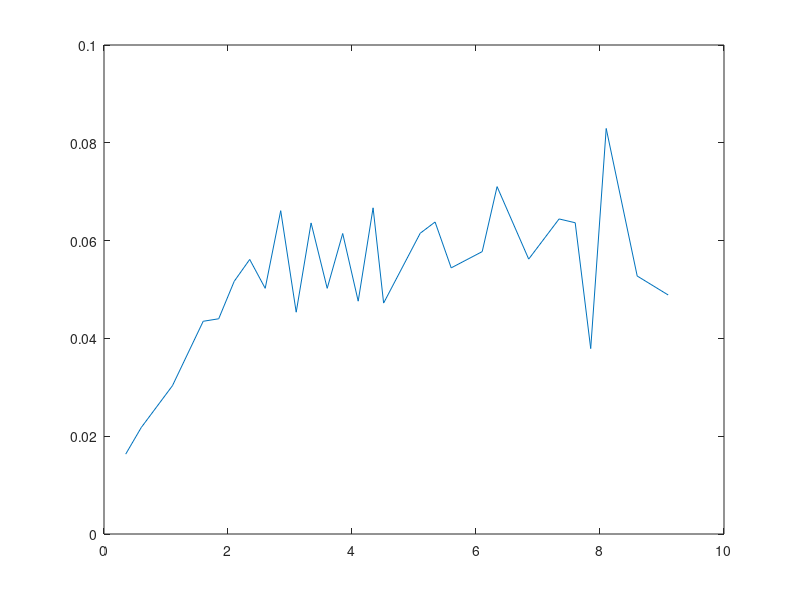

This figure's MATLAB source:
function InterestRate_Calibration()
    CalFile = load('CalibrationData.mat');
    CalData = CalFile.CalibrationData;
    
    init_gamma = 0.065;
    init_sigma = 0.015;
    init_meanRate = 0.06;
        
    tempfwrd = CalData(2:end,3) + ...
        (CalData(2:end,3)-CalData(1:end-1,3)).*(CalData(2:end,1)./(CalData(2:end,1)-CalData(1:end-1,1)));
    
    ForwardRates = [CalData(1,3); tempfwrd];    
    plot(CalData(:,1),ForwardRates)
    
    parameters = [init_gamma,init_sigma,init_meanRate];
    
    
    
    
end

function [price] = VasicekPricing(t,Expiry,parameters,rt)
    gamma = parameters(1);
    sigma = parameters(2);
    meanRate = parameters(3);
    price = exp(Afunc(t,Expiry,gamma,sigma,meanRate)-(Bfunc(t,Expiry,gamma)*rt));
end


function [output] = Afunc(t,Expiry,gamma,sigma,meanRate)
    part1 = (Bfunc(t,Expiry,gamma)-(Expiry-t))*(meanRate-((sigma^2)/(2*(gamma^2))));
    part2 = ((sigma*Bfunc(t,Expiry,gamma))^2)/(4*gamma);
    output = part1 - part2;
end

function [output] = Bfunc(t,Expiry,gamma)
    output = (1/gamma)*(1-exp(-gamma*(Expiry-t)));
end


